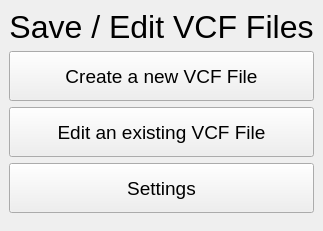
<?xml version="1.0" encoding="UTF-8"?>
<ui version="4.0">
 <class>VCF</class>
 <widget class="QMainWindow" name="VCF">
  <property name="geometry">
   <rect>
    <x>0</x>
    <y>0</y>
    <width>303</width>
    <height>231</height>
   </rect>
  </property>
  <property name="windowTitle">
   <string>VCF</string>
  </property>
  <widget class="QWidget" name="centralwidget">
   <layout class="QFormLayout" name="formLayout">
    <item row="0" column="0" colspan="2">
     <widget class="QLabel" name="label">
      <property name="font">
       <font>
        <pointsize>24</pointsize>
       </font>
      </property>
      <property name="text">
       <string>Save / Edit VCF Files</string>
      </property>
      <property name="alignment">
       <set>Qt::AlignCenter</set>
      </property>
     </widget>
    </item>
    <item row="1" column="0" colspan="2">
     <layout class="QGridLayout" name="gridLayout_2">
      <item row="0" column="0">
       <widget class="QPushButton" name="createVCFButton">
        <property name="sizePolicy">
         <sizepolicy hsizetype="Preferred" vsizetype="Fixed">
          <horstretch>0</horstretch>
          <verstretch>0</verstretch>
         </sizepolicy>
        </property>
        <property name="minimumSize">
         <size>
          <width>0</width>
          <height>50</height>
         </size>
        </property>
        <property name="font">
         <font>
          <pointsize>14</pointsize>
         </font>
        </property>
        <property name="text">
         <string>Create a new VCF File</string>
        </property>
       </widget>
      </item>
      <item row="1" column="0">
       <widget class="QPushButton" name="editbutton">
        <property name="minimumSize">
         <size>
          <width>0</width>
          <height>50</height>
         </size>
        </property>
        <property name="font">
         <font>
          <pointsize>14</pointsize>
         </font>
        </property>
        <property name="text">
         <string>Edit an existing VCF File</string>
        </property>
       </widget>
      </item>
      <item row="2" column="0">
       <widget class="QPushButton" name="settingsbutton">
        <property name="minimumSize">
         <size>
          <width>0</width>
          <height>50</height>
         </size>
        </property>
        <property name="font">
         <font>
          <pointsize>14</pointsize>
         </font>
        </property>
        <property name="text">
         <string>Settings</string>
        </property>
       </widget>
      </item>
     </layout>
    </item>
   </layout>
  </widget>
 </widget>
 <resources/>
 <connections/>
</ui>
